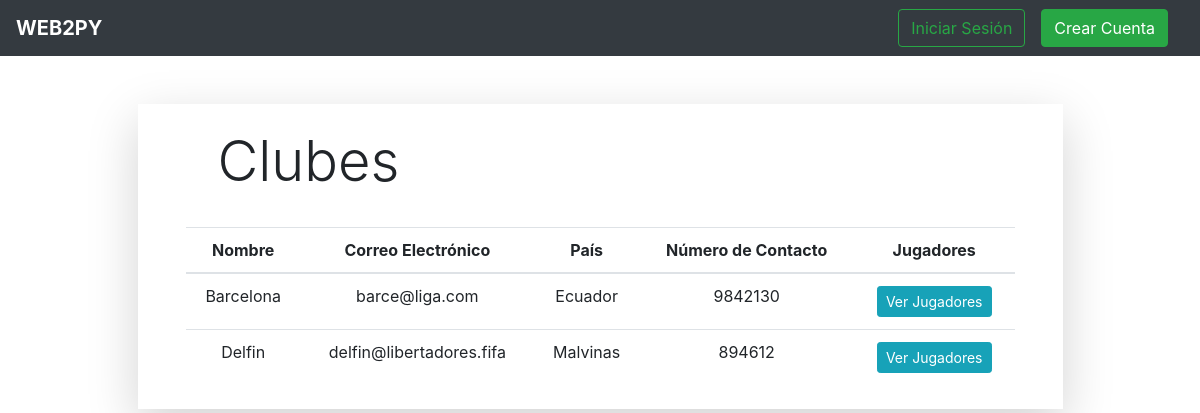
/clubes, run on the app's committed database.
### app/models.py (models this page shows, shortened)
class Club(models.Model):
    id = models.AutoField(primary_key=True)
    nombre = models.CharField(max_length=50, unique=True)
    email = models.EmailField(max_length=50, unique=True, default='')
    pais = models.CharField(max_length=30, default='')
    telefono = models.CharField(max_length=25, null=True, blank=True, default='')
    usuario = models.ForeignKey(User, null=True, blank=True, on_delete=models.SET_NULL, related_name='usuario')

### app/views.py (the view)
# urls.py: path('clubes', clubes, name='clubes'),
def clubes(request):
    clubes = Club.objects.all()
    jugadores = Jugador.objects.all()
    return render(request, 'club/clubes.html', { 'clubes': clubes, 'jugadores': jugadores })

### templates/club/clubes.html (shortened to what this page needs)
{% extends 'base.html' %}
{% block content %}
<div class="container">
    <div class="shadow-lg col-xl-10 mx-auto m-5 px-5 py-2">
        <div class="row ml-3 mb-3 justify-content-between">
            <h2 class="m-3 display-4">Clubes</h2>
        </div>
        <table class="table table-hover">
            <thead>
                <tr class="text-center">
                    <th scope="col">Nombre</th>
                    <th scope="col">Correo Electrónico</th>
                    <th scope="col">País</th>
                    <th scope="col">Número de Contacto</th>
                    <th scope="col">Jugadores</th>
                </tr>
            </thead>
            <tbody>
                {% for club in clubes %}
                    <tr class="text-center">
                        <td>{{ club.nombre }}</td>
                        <td>{{ club.email }}</td>
                        <td>{{ club.pais }}</td>
                        <td>{{ club.telefono }}</td>
                        <td><button class="btn btn-sm btn-info" data-toggle="modal" data-target="#modal-{{ club.id }}">Ver Jugadores</button></td>
                    </tr>
                {% endfor %}
            </tbody>
        </table>
    </div>
</div>
{% endblock %}

### data on the page
Club: nombre "Barcelona", email "barce@liga.com", pais "Ecuador", telefono "9842130"
Club: nombre "Delfin", email "delfin@libertadores.fifa", pais "Malvinas", telefono "894612"
